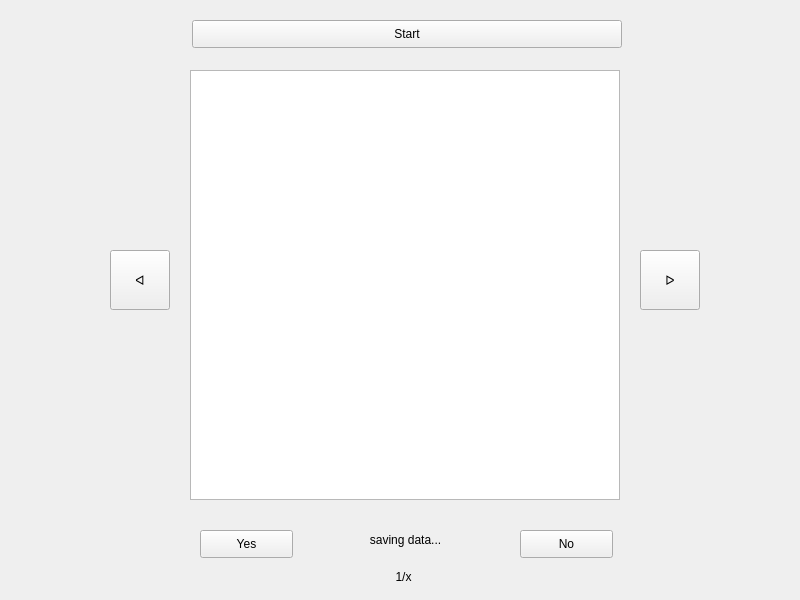
<?xml version="1.0" encoding="UTF-8"?>
<ui version="4.0">
 <class>BinaryLabeling</class>
 <widget class="QWidget" name="BinaryLabeling">
  <property name="geometry">
   <rect>
    <x>0</x>
    <y>0</y>
    <width>800</width>
    <height>600</height>
   </rect>
  </property>
  <property name="windowTitle">
   <string>BinaryLabeling</string>
  </property>
  <widget class="QWidget" name="frame" native="true">
   <property name="geometry">
    <rect>
     <x>180</x>
     <y>60</y>
     <width>450</width>
     <height>450</height>
    </rect>
   </property>
   <property name="autoFillBackground">
    <bool>false</bool>
   </property>
   <widget class="QGraphicsView" name="img">
    <property name="geometry">
     <rect>
      <x>10</x>
      <y>10</y>
      <width>430</width>
      <height>430</height>
     </rect>
    </property>
   </widget>
  </widget>
  <widget class="QPushButton" name="btn_yes">
   <property name="geometry">
    <rect>
     <x>200</x>
     <y>530</y>
     <width>93</width>
     <height>28</height>
    </rect>
   </property>
   <property name="text">
    <string>Yes</string>
   </property>
  </widget>
  <widget class="QPushButton" name="btn_no">
   <property name="geometry">
    <rect>
     <x>520</x>
     <y>530</y>
     <width>93</width>
     <height>28</height>
    </rect>
   </property>
   <property name="text">
    <string>No</string>
   </property>
  </widget>
  <widget class="QLabel" name="label_currnum">
   <property name="geometry">
    <rect>
     <x>380</x>
     <y>570</y>
     <width>47</width>
     <height>13</height>
    </rect>
   </property>
   <property name="text">
    <string>1/x</string>
   </property>
   <property name="alignment">
    <set>Qt::AlignCenter</set>
   </property>
  </widget>
  <widget class="QPushButton" name="btn_next">
   <property name="geometry">
    <rect>
     <x>640</x>
     <y>250</y>
     <width>60</width>
     <height>60</height>
    </rect>
   </property>
   <property name="layoutDirection">
    <enum>Qt::RightToLeft</enum>
   </property>
   <property name="text">
    <string>ᐅ</string>
   </property>
  </widget>
  <widget class="QPushButton" name="btn_prev">
   <property name="geometry">
    <rect>
     <x>110</x>
     <y>250</y>
     <width>60</width>
     <height>60</height>
    </rect>
   </property>
   <property name="text">
    <string>ᐊ</string>
   </property>
  </widget>
  <widget class="QPushButton" name="ptn_start">
   <property name="geometry">
    <rect>
     <x>192</x>
     <y>20</y>
     <width>430</width>
     <height>28</height>
    </rect>
   </property>
   <property name="text">
    <string>Start</string>
   </property>
  </widget>
  <widget class="QLabel" name="loading">
   <property name="geometry">
    <rect>
     <x>300</x>
     <y>530</y>
     <width>211</width>
     <height>20</height>
    </rect>
   </property>
   <property name="text">
    <string>saving data...</string>
   </property>
   <property name="alignment">
    <set>Qt::AlignCenter</set>
   </property>
  </widget>
 </widget>
 <resources/>
 <connections/>
</ui>
